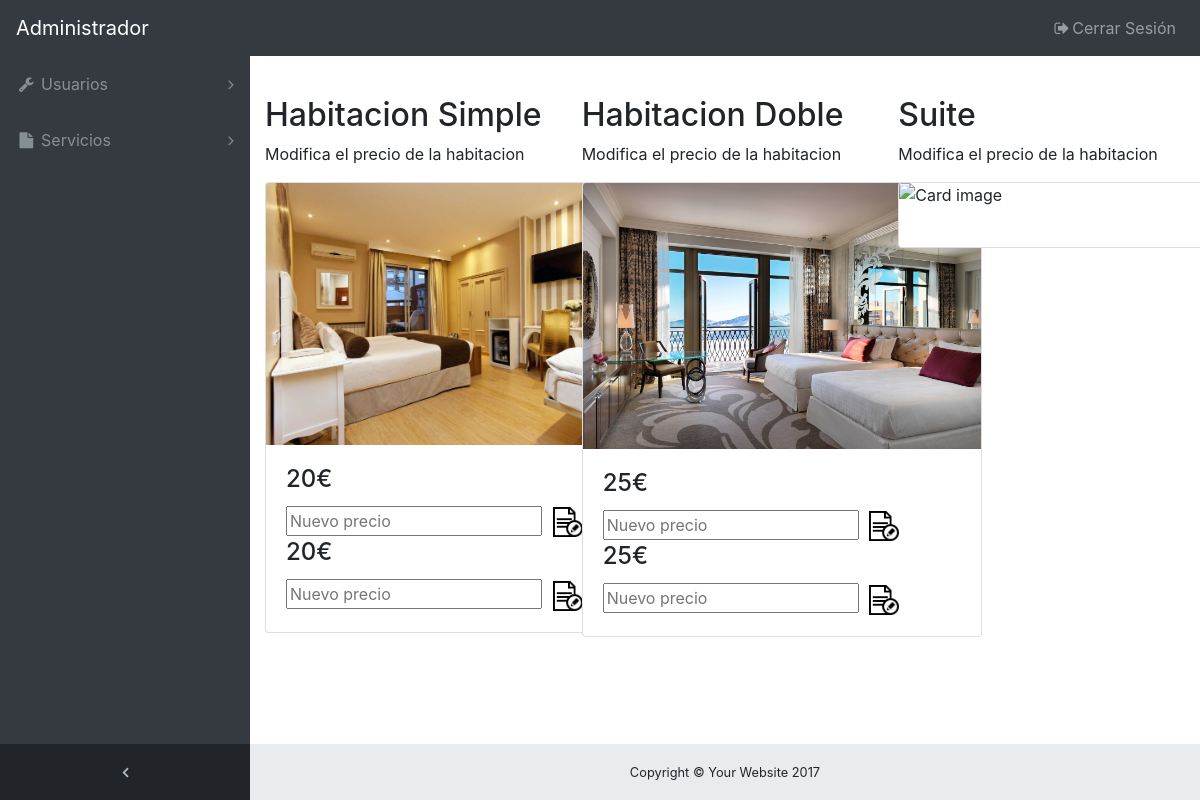
Page /pagina/admin/mod-habitaciones-invalido.php on the committed database.
### tables this page shows
CREATE TABLE `habitacion` (
  `id` int(3) NOT NULL,
  `tipo` varchar(30) NOT NULL,
  `precio` int(11) NOT NULL
);

### pagina/admin/mod-habitaciones-invalido.php (the view, shortened to what this page needs)
<!DOCTYPE html>
<html lang="es">
	<head>
		<link href="vendor/bootstrap/css/bootstrap.min.css" rel="stylesheet">
		<link href="vendor/font-awesome/css/font-awesome.min.css" rel="stylesheet" type="text/css">
		<link href="vendor/datatables/dataTables.bootstrap4.css" rel="stylesheet">
		<link href="css/sb-admin.css" rel="stylesheet">
	</head>
	<body class="fixed-nav sticky-footer bg-dark" id="page-top">
		<nav class="navbar navbar-expand-lg navbar-dark bg-dark fixed-top" id="mainNav">
			<a class="navbar-brand" href="delete-reservas.php">Administrador</a>
				<div class="collapse navbar-collapse" id="navbarResponsive">
				<ul class="navbar-nav navbar-sidenav" id="exampleAccordion">
					<li class="nav-item" data-toggle="tooltip" data-placement="right" title="Components">
						<a class="nav-link nav-link-collapse collapsed" data-toggle="collapse" href="#collapseComponents" data-parent="#exampleAccordion">
							<i class="fa fa-fw fa-wrench"></i>
							<span class="nav-link-text">Usuarios</span>
						</a>
					</li>
					<li class="nav-item" data-toggle="tooltip" data-placement="right" title="Example Pages">
						<a class="nav-link nav-link-collapse collapsed" data-toggle="collapse" href="#collapseExamplePages" data-parent="#exampleAccordion">
							<i class="fa fa-fw fa-file"></i>
							<span class="nav-link-text">Servicios</span>
						</a>
					</li>
				</ul>
				<ul class="navbar-nav sidenav-toggler">
					<li class="nav-item">
						<a class="nav-link text-center" id="sidenavToggler">
							<i class="fa fa-fw fa-angle-left"></i>
						</a>
					</li>
				</ul>
				<ul class="navbar-nav ml-auto">
					<li class="nav-item">
						<a class="nav-link" data-toggle="modal" data-target="#exampleModal">
							<i class="fa fa-fw fa-sign-out"></i>Cerrar Sesión</a>
					</li>
				</ul>
			</div>
		</nav>
		<div class="content-wrapper">
			<div class="container-fluid"><br>
				<form action="" method="POST">
					<div class="row">
						<div class="col-xl-4 col-sm-6 mb-4">
							<h2>Habitacion Simple</h2>
							<p>Modifica el precio de la habitacion</p>
							<div class="card" style="width:400px">
								<img class="card-img-top" src="img/individual.jpg" alt="Card image" style="width:100%">
								<div class="card-body">
									<?php
										$base=mysqli_connect("127.0.0.1","root","","hotelspa");
										$resul=mysqli_query($base,"SELECT * FROM habitacion WHERE tipo='Simple'");
										while($reg = mysqli_fetch_assoc($resul)){
											echo '<h4 class="card-title">'.$reg["precio"].'€</h4>
													<input type="text" name="'.$reg["tipo"] .'" placeholder="Nuevo precio" pattern="[0-9]{0,8}" minlength="0" maxlength="8">
													<button class="eliminar" name="'.$reg["id"] .'"> <img src="img/modificar.png" width="30" height="30"></button> ';
										}
									?>
								</div>
							</div>
					    </div>
						<div class="col-xl-4 col-sm-6 mb-4">
							<h2>Habitacion Doble</h2>
							<p>Modifica el precio de la habitacion</p>
							<div class="card" style="width:400px">
								<img class="card-img-top" src="img/doble.jpg" alt="Card image" style="width:100%">
								<div class="card-body">
									<?php
										$base=mysqli_connect("127.0.0.1","root","","hotelspa");
										$resul=mysqli_query($base,"SELECT * FROM habitacion WHERE tipo='Doble'");
										while($reg = mysqli_fetch_assoc($resul)){
											echo '<h4 class="card-title">'.$reg["precio"].'€</h4>
													<input type="text" name="'.$reg["tipo"] .'" placeholder="Nuevo precio" pattern="[0-9]{0,8}" minlength="0" maxlength="8">
													<button class="eliminar" name="'.$reg["id"] .'"> <img src="img/modificar.png" width="30" height="30"></button> ';
										}
									?>
								</div>
							</div>
					    </div>
					    <div class="col-xl-4 col-sm-6 mb-4">
							<h2>Suite</h2>
							<p>Modifica el precio de la habitacion</p>
							<div class="card" style="width:400px">
								<img class="card-img-top" src="img/Suite.jpg" alt="Card image" style="width:100%">
								<div class="card-body">
								</div>
							</div>
					    </div>
					</div>
				</form>
			</div>
		</div>
				<footer class="sticky-footer">
					<div class="container">
						<div class="text-center">
							<small>Copyright © Your Website 2017</small>
						</div>
					</div>
				</footer>
	</body>
</html>

### pagina/admin/css/sb-admin.css (style rules this page uses)
html { position: relative; min-height: 100%; }
body { overflow-x: hidden; }
body.sticky-footer { margin-bottom: 56px; }
body.sticky-footer .content-wrapper { min-height: calc(100vh - 56px - 56px); }
body.fixed-nav { padding-top: 56px; }
.content-wrapper { min-height: calc(100vh - 56px); padding-top: 1rem; }
button.eliminar { border:0; background-color:transparent; cursor:pointer; }
#mainNav .navbar-collapse { overflow: auto; max-height: 75vh; }
#mainNav .navbar-collapse .navbar-nav .nav-item .nav-link { cursor: pointer; }
#mainNav .navbar-collapse .navbar-sidenav .nav-link-collapse:after { float: right; content: '\f107'; font-family: 'FontAwesome'; }
#mainNav .navbar-collapse .navbar-sidenav .nav-link-collapse.collapsed:after { content: '\f105'; }
#mainNav .navbar-collapse .sidenav-toggler { display: none; }
@media (min-width: 992px) { #mainNav .navbar-brand { width: 250px; } }
@media (min-width: 992px) { #mainNav .navbar-collapse { overflow: visible; max-height: none; } }
@media (min-width: 992px) { #mainNav .navbar-collapse .navbar-sidenav { position: absolute; top: 0; left: 0; overflow-x: hidden; overflow-y: auto; -webkit-flex-direction: column; -ms-flex-direction: column; flex-direction: column; margin-top: 56px; } }
@media (min-width: 992px) { #mainNav .navbar-collapse .navbar-sidenav > .nav-item { width: 250px; padding: 0; } }
@media (min-width: 992px) { #mainNav .navbar-collapse .navbar-sidenav > .nav-item > .nav-link { padding: 1em; } }
#mainNav.fixed-top .sidenav-toggler { display: none; }
@media (min-width: 992px) { #mainNav.fixed-top .navbar-sidenav { height: calc(100vh - 112px); } }
@media (min-width: 992px) { #mainNav.fixed-top .sidenav-toggler { position: absolute; top: 0; left: 0; display: flex; overflow-x: hidden; overflow-y: auto; -webkit-flex-direction: column; -ms-flex-direction: column; flex-direction: column; margin-top: calc(100vh - 56px); } }
@media (min-width: 992px) { #mainNav.fixed-top .sidenav-toggler > .nav-item { width: 250px; padding: 0; } }
@media (min-width: 992px) { #mainNav.fixed-top .sidenav-toggler > .nav-item > .nav-link { padding: 1em; } }
#mainNav.fixed-top.navbar-dark .sidenav-toggler { background-color: #212529; }
#mainNav.fixed-top.navbar-dark .sidenav-toggler a i { color: #adb5bd; }
.content-wrapper { overflow-x: hidden; background: white; }
@media (min-width: 992px) { .content-wrapper { margin-left: 250px; } }
#sidenavToggler i { font-weight: 800; }
#mainNav.navbar-dark .navbar-collapse .navbar-sidenav .nav-link-collapse:after { color: #868e96; }
#mainNav.navbar-dark .navbar-collapse .navbar-sidenav > .nav-item > .nav-link { color: #868e96; }
@media (min-width: 992px) { #mainNav.navbar-dark .navbar-collapse .navbar-sidenav { background: #343a40; } }
footer.sticky-footer { position: absolute; right: 0; bottom: 0; width: 100%; height: 56px; background-color: #e9ecef; line-height: 55px; }
@media (min-width: 992px) { footer.sticky-footer { width: calc(100% - 250px); } }

### rows in the picture
habitacion: precio "20"
habitacion: precio "20"
habitacion: precio "25"
habitacion: precio "25"
